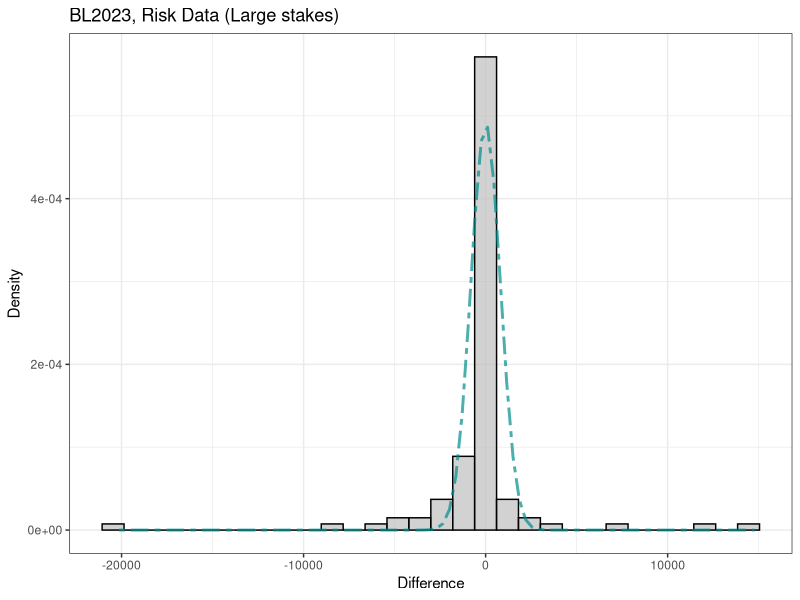
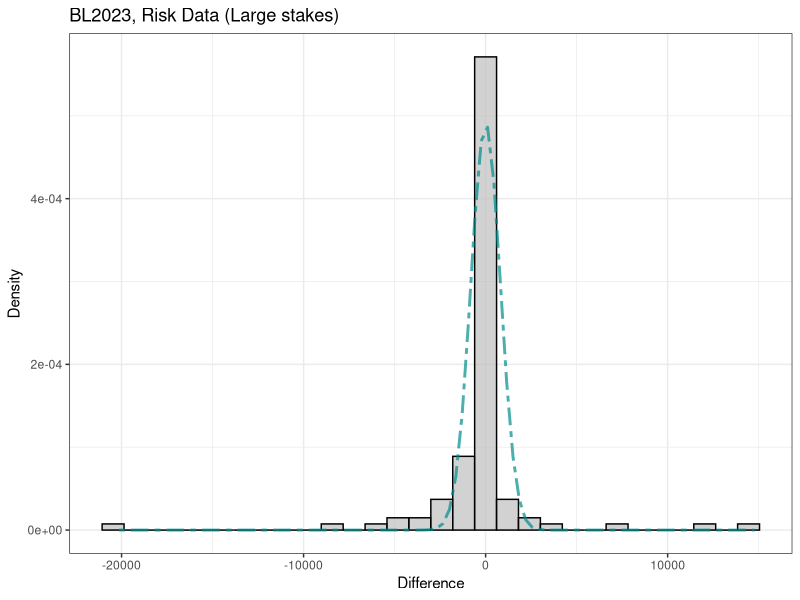

Reproduce these figures in R, in order.
library(readxl)
library(tidyverse)
pic_path <- here::here("Results_figs")
if (!dir.exists(pic_path)) {
  dir.create(pic_path, recursive = TRUE)
}
## The dataset from the article https://doi.org/10.1017/jdm.2023.2
BL2023_raw <- read_excel(
  here::here("data", "Large_Stakes_Experiment_Data.xlsx"),
  sheet = "Risk"
)
# Check violations of Monotonicity
BL2023 <- BL2023_raw %>%
  rowwise() %>%
  mutate(violation = is.unsorted(c(`X5-`, `X4-`, `X3-`,`X2-`,`X1-`, `0`,
                                   `X1+`, `X2+`, `X3+`,`X4+`,`X5+`))) %>% 
  ungroup() %>%
  filter(!violation)

cat("Original sample size: ", nrow(BL2023_raw),
    "; Observations satisfy Monotonicity: ", nrow(BL2023), "\n", sep = "")

trimmed_obs <- BL2023 %>%
  mutate(x3p_diff = `X3+` - `X3+repeat`) %>%
  filter(
    x3p_diff > quantile(x3p_diff, 0.025),  # Keep rows above the 5th percentile
    x3p_diff < quantile(x3p_diff, 0.975)   # Keep rows below the 95th percentile
  )

var_diff <- trimmed_obs %>%
  pull(x3p_diff) %>%
  var()

# Error variance estimate = 1/2 difference variance estimate
var_e <- var_diff / 2
sd_e <- sqrt(var_e)
cat("SD estimate:", sd_e, "\n")
# Moment Estimate of b param. in Laplace Distribution
b <-  (var_e / 2) |> sqrt()

dlaplace <- function(x, mu = 0, b = 1) {
  (1 / (2 * b)) * exp(-abs(x - mu) / b)
}

BL2023 %>%
  mutate(x3p_diff = `X3+` - `X3+repeat`) %>%
  ggplot(aes(x = x3p_diff)) +
  geom_histogram(aes(y = after_stat(density)),
                 bins = 30, fill = "gray", color = "black", alpha = 0.7) +
  # normal curve
  stat_function(fun = dnorm,
                args = list(mean = 0, sd = sd_e),
                color = "cyan4", linetype = "twodash",
                alpha = 0.7,
                linewidth = 1) +
  ggtitle("BL2023, Risk Data (Large stakes)") +
  theme_bw() +
  labs(x = "Difference", y = "Density")
ggsave(filename = "Appendix_BL2023difference.pdf",
       path = pic_path,
       width = 6,
       height = 5,
       units = "in",
       device = "pdf")
